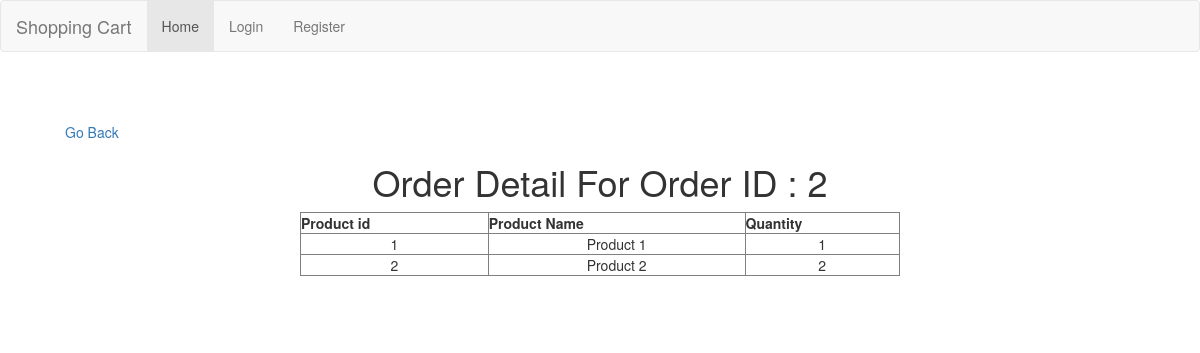
Screenshot of /order_detail.php?order_id=2 with the database file from the repository.
### tables this page shows
CREATE TABLE `order_items` (
  `id` int(11) NOT NULL,
  `order_id` int(11) NOT NULL,
  `product_id` int(11) NOT NULL,
  `quantity` int(5) NOT NULL
);

CREATE TABLE `products` (
  `id` int(11) NOT NULL,
  `username` varchar(255) NOT NULL,
  `name` varchar(200) NOT NULL,
  `description` text NOT NULL,
  `price` float(10,2) NOT NULL,
  `created` datetime NOT NULL,
  `modified` datetime NOT NULL,
  `status` enum('1','0') NOT NULL DEFAULT '1'
);

### order_detail.php (the view, shortened to what this page needs)
<?php include  "include/header.php";
$order_id=$_REQUEST['order_id'];
$query2 = $db->query("SELECT *,products.name FROM order_items left join products on products.id=order_items.product_id WHERE order_id = '".$order_id."'");
?>
<div class="container">
    <a href="profile.php">Go Back</a>
    <h1 style="text-align: center;">Order Detail For Order ID : <?php echo $order_id;?></h1>
    <table width="100%" border="1" style="text-align: center;margin: 0px auto; max-width: 600px;">
    	<tr>
            <th>Product id</th>
    		<th>Product Name</th>
    		<th>Quantity</th>
    	</tr>
        <?php while($row = $query2->fetch_assoc()){ ?>
    	<tr>
            <td><?php echo $row['product_id'];?></td>
    		<td><?php echo $row['name'];?></td>
    		<td><?php echo $row['quantity'];?></td>
    	</tr>
        <?php }?>
    </table>
</div>
</body>
</html>

### include/header.php (style rules this page uses)
.container { padding: 50px; }

### rows the page displays
order_items: product "1", product.name "Product 1", quantity "1"
order_items: product "2", product.name "Product 2", quantity "2"

### other values shown
$order_id "2"
